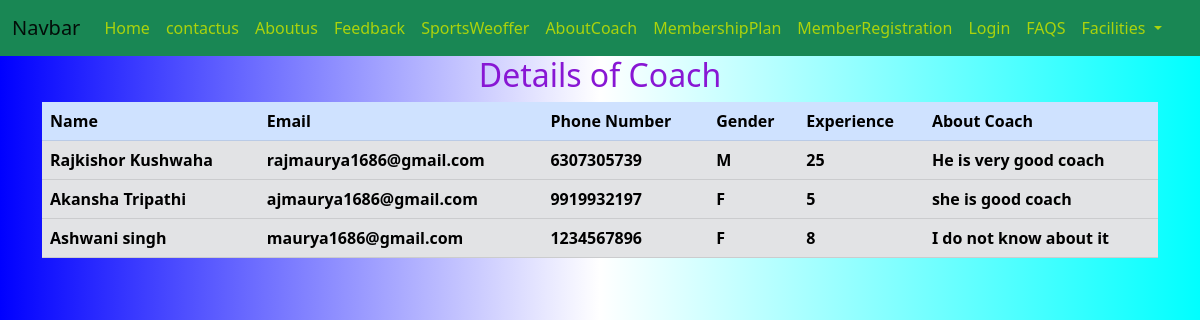
Screenshot of /coachdetails/ with the database file from the repository.
### academy/models.py (models this page shows)
class Coach_Detail(models.Model):
    Name=models.CharField(max_length=50,null=False)
    Email=models.EmailField(max_length=50,null=False)
    phone=models.CharField(max_length=10,null=False)
    Gender=models.CharField(max_length=6,choices=Gender,null=False)
    Experience=models.CharField(max_length=20,null=False)
    About_coach=models.TextField()

### academy/views.py (the view)
# urls.py: path('coachdetails/',views.coachdetails,name="coachdetails"),
def coachdetails(request):
    coach_objects=Coach_Detail.objects.all()#it returns queryset
    coach_dict={
        "coach_data":coach_objects
    }
    return render(request,'academy/html/coachdetails.html',coach_dict)

### academy/templates/academy/html/coachdetails.html (shortened to what this page needs)
<html lang="en">
<head>
    <link href="https://cdn.jsdelivr.net/npm/bootstrap@5.2.0-beta1/dist/css/bootstrap.min.css" rel="stylesheet">
    <link rel="stylesheet" href="https://cdnjs.cloudflare.com/ajax/libs/font-awesome/5.15.4/css/all.min.css" />
</head>
<body>
    {% include 'academy/html/navbar.html'%}
    <h2 style="text-align:center;color:rgb(136, 23, 212)">Details of Coach</h2>
    <div class="container">
    <table class="table">
        <thead>
          <tr class="table-primary">
            <th scope="col">Name</th>
            <th scope="col">Email</th>
            <th scope="col">Phone Number</th>
            <th scope="col">Gender</th>
            <th scope="col">Experience</th>
            <th scope="col">About Coach</th>
          </tr>
        </thead>
        <tbody>
          {% for coach_obj in coach_data %}
          <tr class="table-secondary">
              <th>{{coach_obj.Name}}</th>
              <th>{{coach_obj.Email}}</th>
              <th>{{coach_obj.phone}}</th>
              <th>{{coach_obj.Gender}}</th>
              <th>{{coach_obj.Experience}}</th>
              <th>{{coach_obj.About_coach}}</th>
          </tr>
          {%endfor%}
        </tbody>
      </table>
    </div>
    <link href="https://cdn.jsdelivr.net/npm/bootstrap@5.2.0-beta1/dist/css/bootstrap.min.css" rel="stylesheet">
    <link rel="stylesheet" href="https://cdnjs.cloudflare.com/ajax/libs/font-awesome/5.15.4/css/all.min.css" />
</body>
</html>

### academy/templates/academy/html/navbar.html (style rules this page uses)
body { background-image:linear-gradient(to right,blue,white,cyan) }

### rows the page displays
Coach_Detail: Name "Rajkishor Kushwaha", Email "rajmaurya1686@gmail.com", phone "6307305739", Gender "M", Experience "25", About_coach "He is very good coach"
Coach_Detail: Name "Akansha Tripathi", Email "ajmaurya1686@gmail.com", phone "9919932197", Gender "F", Experience "5", About_coach "she is good coach"
Coach_Detail: Name "Ashwani singh", Email "maurya1686@gmail.com", phone "1234567896", Gender "F", Experience "8", About_coach "I do not know about it"
